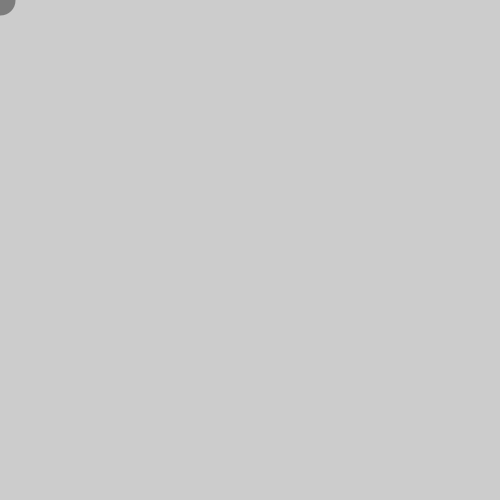
Frame 1 (no input)
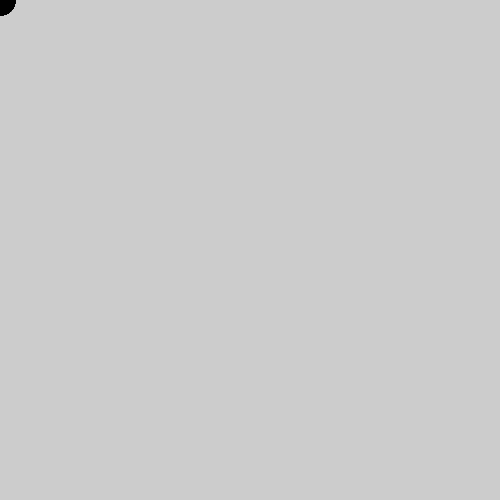
Frame 60 (the mouse pressed at the canvas centre just before this capture)
Frame 120 (the mouse held since frame 60 and released just before this capture): identical to frame 60, image omitted

The Processing sketch that drew these frames (run headless with seeded random() and noise(); from frame 60 on, the mouse is pressed at the canvas centre):

// Processing sketch: basicDrawing
// ── basicDrawing.pde

void setup()
{
  size(500, 500);
}

void draw()
{
  if(keyPressed)
  {
    if(key == ' ' )
    {
      background(255);
    }
  } else if(mousePressed)
  {
    noFill();
    noStroke();
  }
  else
  {
  stroke(mouseX, mouseY, 0, 100);
  strokeWeight(30);
  line(pmouseX, pmouseY, mouseX, mouseY);
  }
  
}
